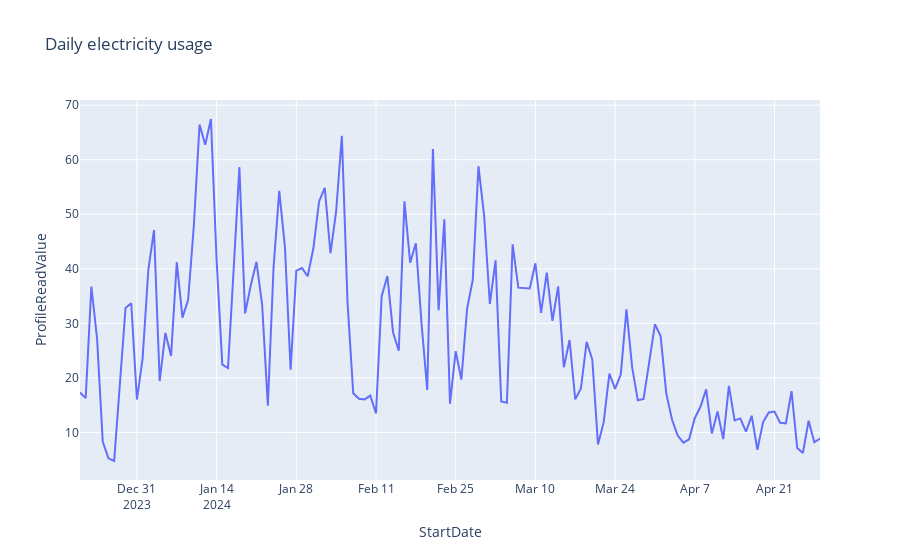

Notebook cell for this chart:
### Code cell
#| echo: false

fig = px.line(daily_aggregated, x=daily_aggregated.index, y="ProfileReadValue", title="Daily electricity usage")
fig.show()

### Figure 1 — Plotly figure (JSON) as saved in the notebook; plotly's stock layout.template omitted (floating-point values rounded to 4 significant figures; data arrays with more than 128 entries replaced by an {"elided": "..."} marker saying what was removed)
{"data": [{"hovertemplate": "StartDate=%{x}<br>ProfileReadValue=%{y}<extra></extra>", "legendgroup": "", "line": {"color": "#636efa", "dash": "solid"}, "marker": {"symbol": "circle"}, "mode": "lines", "name": "", "orientation": "v", "showlegend": false, "type": "scatter", "x": {"elided": "131 str values"}, "xaxis": "x", "y": {"elided": "131 float values"}, "yaxis": "y"}], "layout": {"legend": {"tracegroupgap": 0}, "title": {"text": "Daily electricity usage"}, "xaxis": {"anchor": "y", "domain": [0, 1], "title": {"text": "StartDate"}}, "yaxis": {"anchor": "x", "domain": [0, 1], "title": {"text": "ProfileReadValue"}}}}
